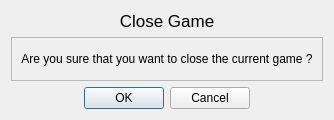
<?xml version="1.0" encoding="UTF-8"?>
<ui version="4.0">
 <class>CloseGameDialog</class>
 <widget class="QDialog" name="CloseGameDialog">
  <property name="geometry">
   <rect>
    <x>0</x>
    <y>0</y>
    <width>326</width>
    <height>120</height>
   </rect>
  </property>
  <property name="windowTitle">
   <string>Close Game</string>
  </property>
  <layout class="QVBoxLayout" name="verticalLayout">
   <item>
    <widget class="QLabel" name="WelcomeLabel">
     <property name="sizePolicy">
      <sizepolicy hsizetype="Minimum" vsizetype="Minimum">
       <horstretch>0</horstretch>
       <verstretch>0</verstretch>
      </sizepolicy>
     </property>
     <property name="font">
      <font>
       <pointsize>13</pointsize>
      </font>
     </property>
     <property name="text">
      <string>Close Game</string>
     </property>
     <property name="scaledContents">
      <bool>false</bool>
     </property>
     <property name="alignment">
      <set>Qt::AlignCenter</set>
     </property>
    </widget>
   </item>
   <item>
    <widget class="QFrame" name="ChoiceFrame">
     <property name="sizePolicy">
      <sizepolicy hsizetype="MinimumExpanding" vsizetype="MinimumExpanding">
       <horstretch>0</horstretch>
       <verstretch>0</verstretch>
      </sizepolicy>
     </property>
     <property name="frameShape">
      <enum>QFrame::StyledPanel</enum>
     </property>
     <property name="frameShadow">
      <enum>QFrame::Raised</enum>
     </property>
     <layout class="QVBoxLayout" name="verticalLayout_2">
      <item>
       <widget class="QLabel" name="ChoiceText">
        <property name="sizePolicy">
         <sizepolicy hsizetype="Preferred" vsizetype="Minimum">
          <horstretch>0</horstretch>
          <verstretch>0</verstretch>
         </sizepolicy>
        </property>
        <property name="text">
         <string>Are you sure that you want to close the current game ?</string>
        </property>
        <property name="alignment">
         <set>Qt::AlignCenter</set>
        </property>
       </widget>
      </item>
     </layout>
    </widget>
   </item>
   <item>
    <widget class="QDialogButtonBox" name="DialogButtons">
     <property name="sizePolicy">
      <sizepolicy hsizetype="Minimum" vsizetype="Fixed">
       <horstretch>0</horstretch>
       <verstretch>0</verstretch>
      </sizepolicy>
     </property>
     <property name="standardButtons">
      <set>QDialogButtonBox::Cancel|QDialogButtonBox::Ok</set>
     </property>
     <property name="centerButtons">
      <bool>true</bool>
     </property>
    </widget>
   </item>
  </layout>
 </widget>
 <resources/>
 <connections/>
</ui>
